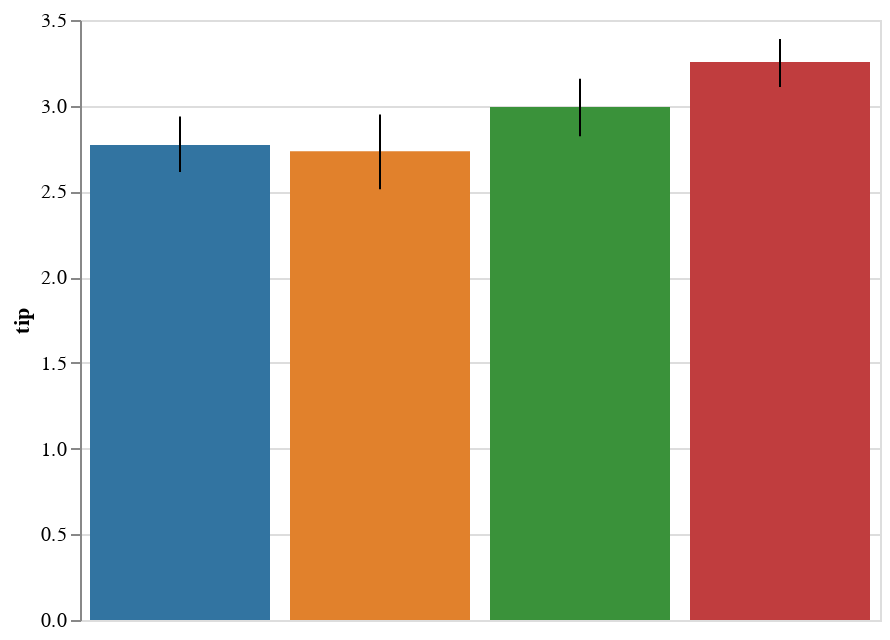

Notebook code cell kept with this figure:
### Code cell
display(salt.barplot(x="day", y="tip", data=tips, ci=68))
ax = sns.barplot(x="day", y="tip", data=tips, ci=68)

### Figure 1 — Vega-Lite specification as saved in the notebook (floating-point values rounded to 4 significant figures)
{"$schema": "https://vega.github.io/schema/vega-lite/v2.4.1.json", "config": {"view": {"height": 300, "width": 400}}, "data": {"values": [{"c": "rgb(49.62499999999999, 115.62499999999996, 161.37500000000003)", "ci0": 2.614, "ci1": 2.937, "day": "Thur", "tip": 2.771}, {"c": "rgb(224.87499999999997, 128.875, 44.12500000000004)", "ci0": 2.512, "ci1": 2.949, "day": "Fri", "tip": 2.735}, {"c": "rgb(58.49999999999999, 145.50000000000003, 58.49999999999999)", "ci0": 2.822, "ci1": 3.158, "day": "Sat", "tip": 2.993}, {"c": "rgb(192.125, 60.87500000000001, 61.62499999999999)", "ci0": 3.11, "ci1": 3.389, "day": "Sun", "tip": 3.255}]}, "layer": [{"encoding": {"color": {"field": "c", "scale": null, "type": "nominal"}, "x": {"axis": {"title": "day"}, "field": "day", "sort": null, "type": "nominal"}, "y": {"axis": {"title": "tip"}, "field": "tip", "type": "quantitative"}}, "mark": "bar", "selection": {"selector006": {"bind": "scales", "encodings": ["x", "y"], "mark": {"fill": "#333", "fillOpacity": 0.125, "stroke": "white"}, "on": "[mousedown, window:mouseup] > window:mousemove!", "resolve": "global", "translate": "[mousedown, window:mouseup] > window:mousemove!", "type": "interval", "zoom": "wheel!"}}}, {"encoding": {"x": {"axis": null, "field": "day", "sort": null, "type": "nominal"}, "y": {"field": "ci0", "type": "quantitative"}, "y2": {"field": "ci1", "type": "quantitative"}}, "mark": "rule"}]}
